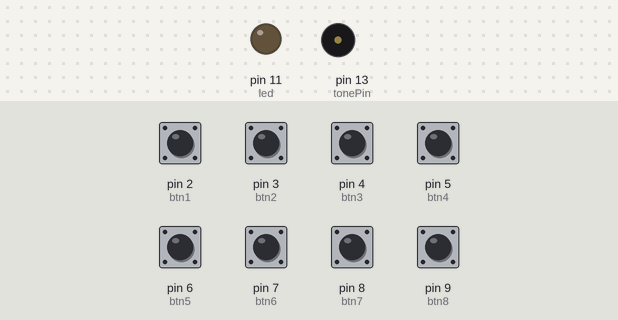
This sketch was run on a simulated Arduino Uno, built with avr-gcc and run on an emulated ATmega328P. Shown: output pins drawn as LEDs (lit = HIGH), buzzer (waves = sounding). The inputs (shaded band) are chosen by the test bench; at power-on: pin 2 (btn1), pin 3 (btn2), pin 4 (btn3), pin 5 (btn4), pin 6 (btn5), pin 7 (btn6), pin 8 (btn7), pin 9 (btn8) LOW.

Above: at 1.2 s.
1.3 s: pin 2 (btn1) pulled HIGH for 0.15 s
At 1.8 s:
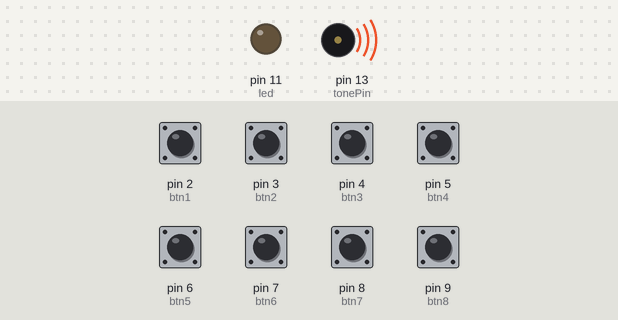
At 2.6 s:
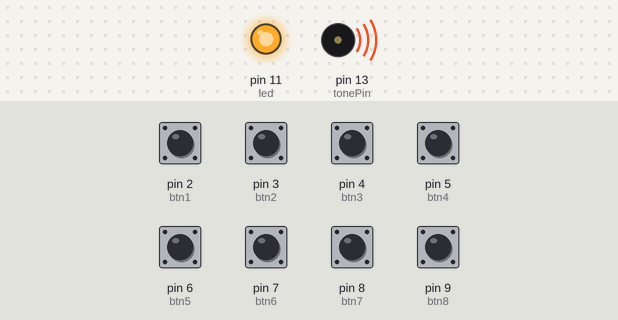
Timing chart, 0 to 10.3 s (numbered marks = the images above; inputs shaded):
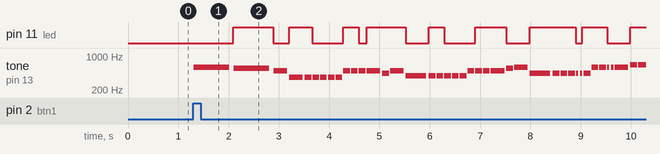

Measured:
- after the input at 1.3 s, pin 11 (led): LOW → HIGH after 0.79 s, → LOW 0.80 s later, → HIGH 0.31 s later, → LOW 0.46 s later, … (17 changes in this stretch); tone on pin 13 (tonePin): plays 587 Hz for 0.71 s, 554 Hz for 0.71 s, 493 Hz for 0.27 s, 369 Hz for 0.27 s, 369 Hz for 0.13 s, 369 Hz for 0.13 s … (41 notes in this stretch), starting at once

The sketch:

MID_Ringtone_Maker.ino
```cpp
int btn1=2;
int btn2=3;
int btn3=4;
int btn4=5;
int btn5=6;
int btn6=7;
int btn7=8;
int btn8=9;
int autoRing=12;
int tonePin=13;
int led=11;


void setup() {
  // put your setup code here, to run once:
  pinMode(btn1,INPUT);
  pinMode(btn2,INPUT);
  pinMode(btn3,INPUT);
  pinMode(btn4,INPUT);
  pinMode(btn5,INPUT);
  pinMode(btn6,INPUT);
  pinMode(btn7,INPUT);
  pinMode(btn8,INPUT);
  pinMode(led,OUTPUT);
  pinMode(autoRing,INPUT);
  pinMode(tonePin,OUTPUT);
}

void loop() {
  // put your main code here, to run repeatedly:
  int b1=digitalRead(btn1);
  int b2=digitalRead(btn2);
  int b3=digitalRead(btn3);
  int b4=digitalRead(btn4);
  int b5=digitalRead(btn5);
  int b6=digitalRead(btn6);
  int b7=digitalRead(btn7);
  int b8=digitalRead(btn8);
//  int autoR=digitalRead(autoRing);


  if (b1==1){
     Despacito();
//    tone(tonePin,300,150);
  }
    if (b2==1){
      tone(tonePin,400,150);
  }
      if (b3==1){
    tone(tonePin,500,150);
  }
      if (b4==1){
    tone(tonePin,600,150);
  }
      if (b5==1){
    tone(tonePin,700,150);
  }
      if (b6==1){
    tone(tonePin,800,150);
  }
      if (b7==1){
    tone(tonePin,900,150);
  }
      if (b8==1){
    tone(tonePin,1000,150);
  }
  delay(10);
}

//Fuction Of RingTone
void Despacito(){
//  digitalWrite(12,OUTPUT);
  tone(tonePin, 587, 709.720327982);
  delay(788.578142202);
  digitalWrite(led, HIGH);
  delay(10.3082110092);
  tone(tonePin, 554, 709.720327982);
  delay(788.578142202);
  digitalWrite(led, LOW);
  delay(5.15410550459);
  tone(tonePin, 493, 273.683002294);
  delay(304.092224771);
  delay(5.15410550459);
  digitalWrite(led, HIGH);
  tone(tonePin, 369, 273.683002294);
  delay(304.092224771);
  delay(5.15410550459);
  tone(tonePin, 369, 134.52215367);
  delay(149.469059633);
  digitalWrite(led, LOW);
  delay(5.15410550459);
  tone(tonePin, 369, 134.52215367);
  delay(149.469059633);
  delay(5.15410550459);
  tone(tonePin, 369, 134.52215367);
  delay(149.469059633);
  delay(5.15410550459);
  tone(tonePin, 369, 134.52215367);
  delay(149.469059633);
  delay(5.15410550459);
  tone(tonePin, 369, 134.52215367);
  delay(149.469059633);
  digitalWrite(led, HIGH);
  delay(5.15410550459);
  tone(tonePin, 493, 134.52215367);
  delay(149.469059633);
  delay(5.15410550459);
  tone(tonePin, 493, 134.52215367);
  delay(149.469059633);
  delay(5.15410550459);
  digitalWrite(led, LOW);
  tone(tonePin, 493, 134.52215367);
  delay(149.469059633);
  delay(5.15410550459);
  digitalWrite(led, HIGH);
  tone(tonePin, 493, 273.683002294);
  delay(304.092224771);
  delay(5.15410550459);
  tone(tonePin, 440, 134.52215367);
  delay(149.469059633);
  delay(5.15410550459);
  tone(tonePin, 493, 273.683002294);
  delay(304.092224771);
  delay(5.15410550459);
  digitalWrite(led, LOW);
  tone(tonePin, 391, 412.843850917);
  delay(458.715389908);
  delay(5.15410550459);
  digitalWrite(led, HIGH);
  tone(tonePin, 391, 134.52215367);
  delay(149.469059633);
  delay(5.15410550459);
  tone(tonePin, 391, 134.52215367);
  delay(149.469059633);
  delay(5.15410550459);
  digitalWrite(led, LOW);
  tone(tonePin, 391, 134.52215367);
  delay(149.469059633);
  delay(5.15410550459);
  tone(tonePin, 391, 134.52215367);
  delay(149.469059633);
  delay(5.15410550459);
  tone(tonePin, 391, 134.52215367);
  delay(149.469059633);
  delay(5.15410550459);
  tone(tonePin, 493, 134.52215367);
  delay(149.469059633);
  delay(5.15410550459);
  digitalWrite(led, HIGH);
  tone(tonePin, 493, 134.52215367);
  delay(149.469059633);
  delay(5.15410550459);
  tone(tonePin, 493, 134.52215367);
  delay(149.469059633);
  delay(5.15410550459);
  tone(tonePin, 493, 273.683002294);
  delay(304.092224771);
  delay(5.15410550459);
  digitalWrite(led, LOW);
  tone(tonePin, 554, 134.52215367);
  delay(149.469059633);
  delay(5.15410550459);
  tone(tonePin, 587, 273.683002294);
  delay(304.092224771);
  delay(5.15410550459);
  digitalWrite(led, HIGH);
  tone(tonePin, 440, 412.843850917);
  delay(458.715389908);
  delay(5.15410550459);
  tone(tonePin, 440, 134.52215367);
  delay(149.469059633);
  delay(5.15410550459);
  tone(tonePin, 440, 134.52215367);
  delay(149.469059633);
  delay(5.15410550459);
  tone(tonePin, 440, 134.52215367);
  delay(149.469059633);
  digitalWrite(led, LOW);
  delay(5.15410550459);
  tone(tonePin, 440, 41.7482545872);
  delay(46.3869495413);
  delay(36.0787385321);
  tone(tonePin, 440, 37.109559633);
  delay(41.2328440367);
  digitalWrite(led, HIGH);
  delay(30.9246330275);
  tone(tonePin, 440, 134.52215367);
  delay(149.469059633);
  delay(5.15410550459);
  tone(tonePin, 587, 134.52215367);
  delay(149.469059633);
  delay(5.15410550459);
  tone(tonePin, 587, 134.52215367);
  delay(149.469059633);
  delay(5.15410550459);
  digitalWrite(led, LOW);
  tone(tonePin, 587, 46.3869495413);
  delay(51.5410550459);
  delay(30.9246330275);
  tone(tonePin, 587, 46.3869495413);
  delay(51.5410550459);
  delay(20.6164220183);
  tone(tonePin, 587, 273.683002294);
  delay(304.092224771);
  digitalWrite(led, HIGH);
   delay(5.15410550459);
  tone(tonePin, 659, 134.52215367);
  delay(149.469059633);
  delay(5.15410550459);
  tone(tonePin, 659, 273.683002294);
  delay(304.092224771);
  delay(5.15410550459);
  digitalWrite(led, LOW);
  tone(tonePin, 554, 691.165548165);
  delay(767.961720183);
  delay(314.40043578);
  }
```
